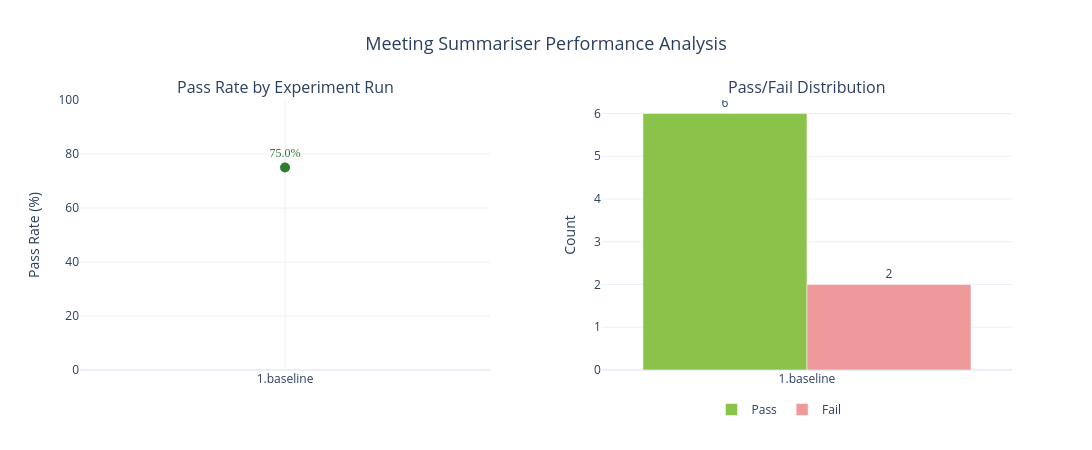

Notebook code cell kept with this figure:
### Code cell
# Visualization: Pass Rate Trend + Pass/Fail Distribution
fig = make_subplots(
    rows=1, cols=2,
    subplot_titles=("Pass Rate by Experiment Run", "Pass/Fail Distribution"),
    horizontal_spacing=0.12,
)

# Left panel: Pass rate trend line
fig.add_trace(
    go.Scatter(
        x=summary.index,
        y=summary["pass_rate"],
        mode="lines+markers+text",
        text=[f"{v}%" for v in summary["pass_rate"]],
        textposition="top center",
        textfont=dict(color="#2e7d32", size=12, family="Arial Black"),
        line=dict(color="#4caf50", width=3),
        marker=dict(size=10, color="#2e7d32"),
        showlegend=False,
    ),
    row=1, col=1,
)

# Right panel: Grouped bar chart
fig.add_trace(
    go.Bar(
        x=summary.index,
        y=summary["passed"],
        name="Pass",
        marker_color="#8bc34a",
        text=summary["passed"].astype(int),
        textposition="outside",
    ),
    row=1, col=2,
)
fig.add_trace(
    go.Bar(
        x=summary.index,
        y=summary["failed"],
        name="Fail",
        marker_color="#ef9a9a",
        text=summary["failed"].astype(int),
        textposition="outside",
    ),
    row=1, col=2,
)

fig.update_yaxes(title_text="Pass Rate (%)", range=[0, 100], row=1, col=1)
fig.update_yaxes(title_text="Count", row=1, col=2)
fig.update_layout(
    title_text=f"{DATASET_NAME.split('/')[-1]} Performance Analysis",
    title_x=0.5,
    title_font_size=18,
    barmode="group",
    height=450,
    width=1100,
    legend=dict(orientation="h", yanchor="bottom", y=-0.2, xanchor="center", x=0.75),
    template="plotly_white",
)
fig.show()

### Figure 1 — Plotly figure (JSON) as saved in the notebook; plotly's stock layout.template omitted (floating-point values rounded to 4 significant figures)
{"data": [{"line": {"color": "#4caf50", "width": 3}, "marker": {"color": "#2e7d32", "size": 10}, "mode": "lines+markers+text", "showlegend": false, "text": ["75.0%"], "textfont": {"color": "#2e7d32", "family": "Arial Black", "size": 12}, "textposition": "top center", "type": "scatter", "x": ["1.baseline"], "xaxis": "x", "y": [75.0], "yaxis": "y"}, {"marker": {"color": "#8bc34a"}, "name": "Pass", "text": [6.0], "textposition": "outside", "type": "bar", "x": ["1.baseline"], "xaxis": "x2", "y": [6], "yaxis": "y2"}, {"marker": {"color": "#ef9a9a"}, "name": "Fail", "text": [2.0], "textposition": "outside", "type": "bar", "x": ["1.baseline"], "xaxis": "x2", "y": [2], "yaxis": "y2"}], "layout": {"annotations": [{"font": {"size": 16}, "showarrow": false, "text": "Pass Rate by Experiment Run", "x": 0.22, "xanchor": "center", "xref": "paper", "y": 1, "yanchor": "bottom", "yref": "paper"}, {"font": {"size": 16}, "showarrow": false, "text": "Pass/Fail Distribution", "x": 0.78, "xanchor": "center", "xref": "paper", "y": 1, "yanchor": "bottom", "yref": "paper"}], "barmode": "group", "height": 450, "legend": {"orientation": "h", "x": 0.75, "xanchor": "center", "y": -0.2, "yanchor": "bottom"}, "title": {"font": {"size": 18}, "text": "Meeting Summariser Performance Analysis", "x": 0.5}, "width": 1100, "xaxis": {"anchor": "y", "domain": [0, 0.44]}, "xaxis2": {"anchor": "y2", "domain": [0.56, 1]}, "yaxis": {"anchor": "x", "domain": [0, 1], "range": [0, 100], "title": {"text": "Pass Rate (%)"}}, "yaxis2": {"anchor": "x2", "domain": [0, 1], "title": {"text": "Count"}}}}
